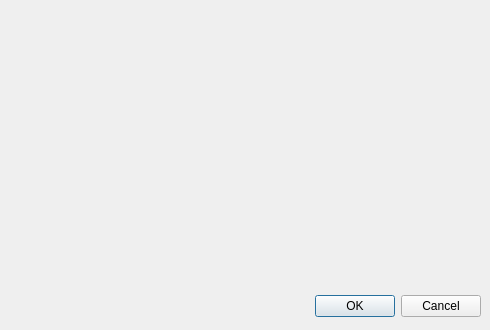
<?xml version="1.0" encoding="UTF-8"?>
<ui version="4.0">
 <class>Dialog</class>
 <widget class="QDialog" name="Dialog">
  <property name="geometry">
   <rect>
    <x>0</x>
    <y>0</y>
    <width>490</width>
    <height>330</height>
   </rect>
  </property>
  <property name="minimumSize">
   <size>
    <width>490</width>
    <height>330</height>
   </size>
  </property>
  <property name="maximumSize">
   <size>
    <width>490</width>
    <height>330</height>
   </size>
  </property>
  <property name="windowTitle">
   <string>Dialog</string>
  </property>
  <property name="styleSheet">
   <string notr="true">font: 9pt &quot;汉仪文黑-85W&quot;;</string>
  </property>
  <widget class="QDialogButtonBox" name="buttonBox">
   <property name="geometry">
    <rect>
     <x>140</x>
     <y>290</y>
     <width>341</width>
     <height>32</height>
    </rect>
   </property>
   <property name="orientation">
    <enum>Qt::Horizontal</enum>
   </property>
   <property name="standardButtons">
    <set>QDialogButtonBox::Cancel|QDialogButtonBox::Ok</set>
   </property>
  </widget>
  <widget class="QWidget" name="verticalLayoutWidget">
   <property name="geometry">
    <rect>
     <x>30</x>
     <y>30</y>
     <width>451</width>
     <height>231</height>
    </rect>
   </property>
   <layout class="QVBoxLayout" name="vlay"/>
  </widget>
 </widget>
 <resources/>
 <connections>
  <connection>
   <sender>buttonBox</sender>
   <signal>accepted()</signal>
   <receiver>Dialog</receiver>
   <slot>accept()</slot>
   <hints>
    <hint type="sourcelabel">
     <x>248</x>
     <y>254</y>
    </hint>
    <hint type="destinationlabel">
     <x>157</x>
     <y>274</y>
    </hint>
   </hints>
  </connection>
  <connection>
   <sender>buttonBox</sender>
   <signal>rejected()</signal>
   <receiver>Dialog</receiver>
   <slot>reject()</slot>
   <hints>
    <hint type="sourcelabel">
     <x>316</x>
     <y>260</y>
    </hint>
    <hint type="destinationlabel">
     <x>286</x>
     <y>274</y>
    </hint>
   </hints>
  </connection>
 </connections>
</ui>
